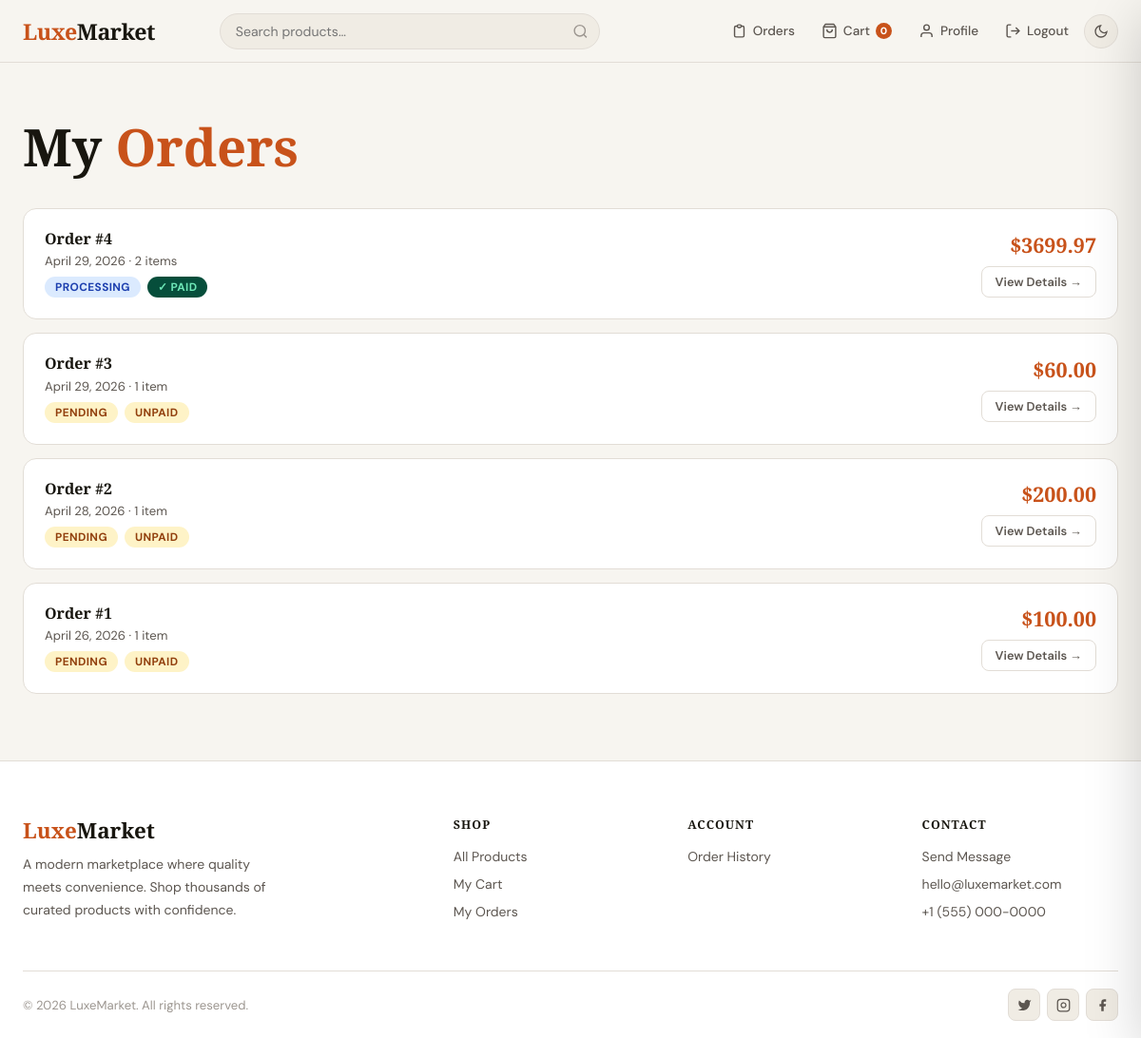
Page /orders/ (signed in) on the committed database.
### store/models.py (models this page shows, shortened)
class Order(models.Model):
    STATUS = [
        ('pending',    'Pending'),
        ('processing', 'Processing'),
        ('shipped',    'Shipped'),
        ('delivered',  'Delivered'),
        ('cancelled',  'Cancelled'),
    ]
    PAY_STATUS = [
        ('unpaid',   'Unpaid'),
        ('paid',     'Paid'),
        ('failed',   'Failed'),
        ('refunded', 'Refunded'),
    ]
    user                   = models.ForeignKey(User, on_delete=models.CASCADE, related_name='orders')
    created_at             = models.DateTimeField(auto_now_add=True)
    status                 = models.CharField(max_length=20, choices=STATUS, default='pending')
    payment_status         = models.CharField(max_length=20, choices=PAY_STATUS, default='unpaid')
    stripe_payment_intent  = models.CharField(max_length=200, blank=True)
    total_amount           = models.DecimalField(max_digits=10, decimal_places=2)
    shipping_address       = models.TextField(blank=True)
    class Meta:
        ordering = ['-created_at']

### store/views.py (the view)
# urls.py: path('orders/',                     views.orders_view,     name='orders'),
@login_required
def orders_view(request):
    return render(request, 'store/orders.html', {'orders': Order.objects.filter(user=request.user)})

### store/context_processors.py (called while the page is built)
def globals(request):
    ctx = {
        'cart_count': 0,
        'unread_count': 0,
        'STRIPE_PUBLIC_KEY': settings.STRIPE_PUBLIC_KEY,
    }
    if request.user.is_authenticated:
        try:
            ctx['cart_count'] = Cart.objects.get(user=request.user).item_count
        except Cart.DoesNotExist:
            pass
        if request.user.is_staff or request.user.is_superuser:
            ctx['unread_count'] = ContactMessage.objects.filter(is_read=False).count()
    return ctx

### store/models.py (called while the page is built)
    @property
    def item_count(self):
        return sum(i.quantity for i in self.items.all())

### templates/store/orders.html (shortened to what this page needs)
{% extends 'store/base.html' %}
{% block content %}
<div class="orders-page">
  <div class="container">
    <h1 style="margin-bottom:32px">My <span style="color:var(--accent)">Orders</span></h1>
    {% if orders %}
      {% for order in orders %}
      <div class="order-card anim" style="animation-delay:{{ forloop.counter0 }}00ms">
        <div>
          <h4 style="margin-bottom:5px">Order #{{ order.pk }}</h4>
          <p style="color:var(--text2);font-size:.82rem">{{ order.created_at|date:"N j, Y" }} · {{ order.items.count }} item{{ order.items.count|pluralize }}</p>
          <div style="display:flex;gap:7px;margin-top:8px;flex-wrap:wrap">
            <span class="status-pill s-{{ order.status }}">{{ order.get_status_display }}</span>
            <span class="status-pill s-{{ order.payment_status }}">
              {% if order.payment_status == 'paid' %}✓ Paid{% elif order.payment_status == 'failed' %}✗ Failed{% else %}Unpaid{% endif %}
            </span>
          </div>
        </div>
        <div style="text-align:right">
          <div style="font-family:'Playfair Display',serif;font-size:1.35rem;font-weight:700;color:var(--accent)">${{ order.total_amount }}</div>
          <a href="{% url 'order_detail' order.pk %}" class="btn btn-ghost btn-sm" style="margin-top:8px">View Details →</a>
        </div>
      </div>
      {% endfor %}
    {% endif %}
  </div>
</div>
{% endblock %}

### static/css/main.css (style rules this page uses)
:root { --bg: #f7f5f0; --bg2: #ffffff; --surface: #ffffff; --surface2: #f0ece4; --border: #e2ddd6; --text: #18160f; --text2: #5c5650; --text3: #9c9690; --accent: #c8521a; --accent2: #e06930; --accent-bg: #fdf0e8; --gold: #d4a843; --success: #1a8a50; --danger: #d02020; --warn: #e09000; --nav-h: 66px; --radius: 14px; --radius-sm: 8px; --shadow: 0 2px 16px rgba(0,0,0,.07); --shadow-md: 0 6px 32px rgba(0,0,0,.12); --shadow-lg: 0 16px 56px rgba(0,0,0,.18); --ease: .28s cubic-bezier(.4,0,.2,1); }
*,*::before,*::after { box-sizing:border-box;margin:0;padding:0 }
html { scroll-behavior:smooth;font-size:16px }
body { font-family:'DM Sans',sans-serif;background:var(--bg);color:var(--text); transition:background var(--ease),color var(--ease);overflow-x:hidden;min-height:100vh }
a { text-decoration:none;color:inherit }
h1,h2,h3,h4 { font-family:'Playfair Display',serif;line-height:1.2 }
h1 { font-size:clamp(2rem,5vw,3.4rem) }
.container { max-width:1320px;margin:0 auto;padding:0 24px }
.btn { display:inline-flex;align-items:center;gap:8px;padding:10px 20px; border-radius:var(--radius-sm);font-size:.875rem;font-weight:600; transition:all var(--ease);cursor:pointer;border:none;white-space:nowrap }
.btn-ghost { background:transparent;color:var(--text2);border:1px solid var(--border) }
.btn-sm { padding:7px 14px;font-size:.8rem }
.orders-page { margin-top:var(--nav-h);padding:56px 0 }
.order-card { background:var(--surface);border:1px solid var(--border);border-radius:var(--radius); padding:22px;margin-bottom:14px;display:flex;align-items:center;justify-content:space-between;flex-wrap:wrap;gap:14px }
.status-pill { display:inline-flex;align-items:center;gap:5px;padding:3px 11px; border-radius:20px;font-size:.74rem;font-weight:700;text-transform:uppercase;letter-spacing:.4px }
.s-pending { background:#fef3c7;color:#92400e }
.s-processing { background:#dbeafe;color:#1e40af }
.s-paid { background:#d1fae5;color:#065f46 }
.s-unpaid { background:#fef3c7;color:#92400e }
[data-theme="dark"] .s-delivered,.s-paid { background:#064e3b;color:#6ee7b7 }
.anim { animation:fadeInUp .45s ease both }

### rows in the picture
Order: pk "4", created_at "April 29, 2026", items.count "2", status "PROCESSING", payment_status "✓ PAID", total_amount "3699.97"
Order: pk "3", created_at "April 29, 2026", items.count "1", status "PENDING", payment_status "UNPAID", total_amount "60.00"
Order: pk "2", created_at "April 28, 2026", items.count "1", status "PENDING", payment_status "UNPAID", total_amount "200.00"
Order: pk "1", created_at "April 26, 2026", items.count "1", status "PENDING", payment_status "UNPAID", total_amount "100.00"

### other values in the picture
{{ cart_count }} "0"
